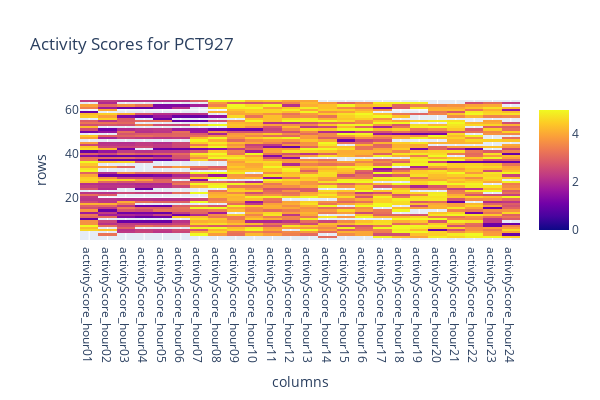

The cell this chart's notebook holds for it:
### Code cell
sub = 'PCT929'
df = accel_df.query("subject_id == @sub")
xr_accel = xr.DataArray(df[activityScores].values, 
					   dims=["rows", "columns"],
					   coords={"rows": df['day'], "columns": activityScores})
fig = px.imshow(xr_accel, origin='lower', title='Activity Scores for PCT927',
				zmin=0,zmax=5,height=400, width=600)
fig.show()

### Figure 1 — Plotly figure (JSON) as saved in the notebook; plotly's stock layout.template omitted (floating-point values rounded to 4 significant figures; data arrays with more than 128 entries replaced by an {"elided": "..."} marker saying what was removed)
{"data": [{"coloraxis": "coloraxis", "hovertemplate": "columns: %{x}<br>rows: %{y}<br>color: %{z}<extra></extra>", "name": "0", "type": "heatmap", "x": ["activityScore_hour01", "activityScore_hour02", "activityScore_hour03", "activityScore_hour04", "activityScore_hour05", "activityScore_hour06", "activityScore_hour07", "activityScore_hour08", "activityScore_hour09", "activityScore_hour10", "activityScore_hour11", "activityScore_hour12", "activityScore_hour13", "activityScore_hour14", "activityScore_hour15", "activityScore_hour16", "activityScore_hour17", "activityScore_hour18", "activityScore_hour19", "activityScore_hour20", "activityScore_hour21", "activityScore_hour22", "activityScore_hour23", "activityScore_hour24"], "xaxis": "x", "y": [1, 2, 3, 4, 5, 6, 7, 8, 9, 10, 11, 12, 13, 14, 15, 16, 17, 18, 19, 20, 21, 22, 23, 24, 25, 26, 27, 28, 29, 30, 31, 32, 33, 34, 35, 36, 37, 38, 39, 40, 41, 42, 43, 44, 45, 46, 47, 48, 49, 50, 51, 52, 53, 54, 55, 56, 57, 58, 59, 60, 61, 62, 63, 64], "yaxis": "y", "z": {"elided": "64x24 float values"}}], "layout": {"coloraxis": {"cmax": 5, "cmin": 0, "colorscale": [[0, "#0d0887"], [0.1111, "#46039f"], [0.2222, "#7201a8"], [0.3333, "#9c179e"], [0.4444, "#bd3786"], [0.5556, "#d8576b"], [0.6667, "#ed7953"], [0.7778, "#fb9f3a"], [0.8889, "#fdca26"], [1, "#f0f921"]]}, "height": 400, "title": {"text": "Activity Scores for PCT927"}, "width": 600, "xaxis": {"anchor": "y", "domain": [0, 1], "title": {"text": "columns"}}, "yaxis": {"anchor": "x", "autorange": true, "domain": [0, 1], "title": {"text": "rows"}}}}
